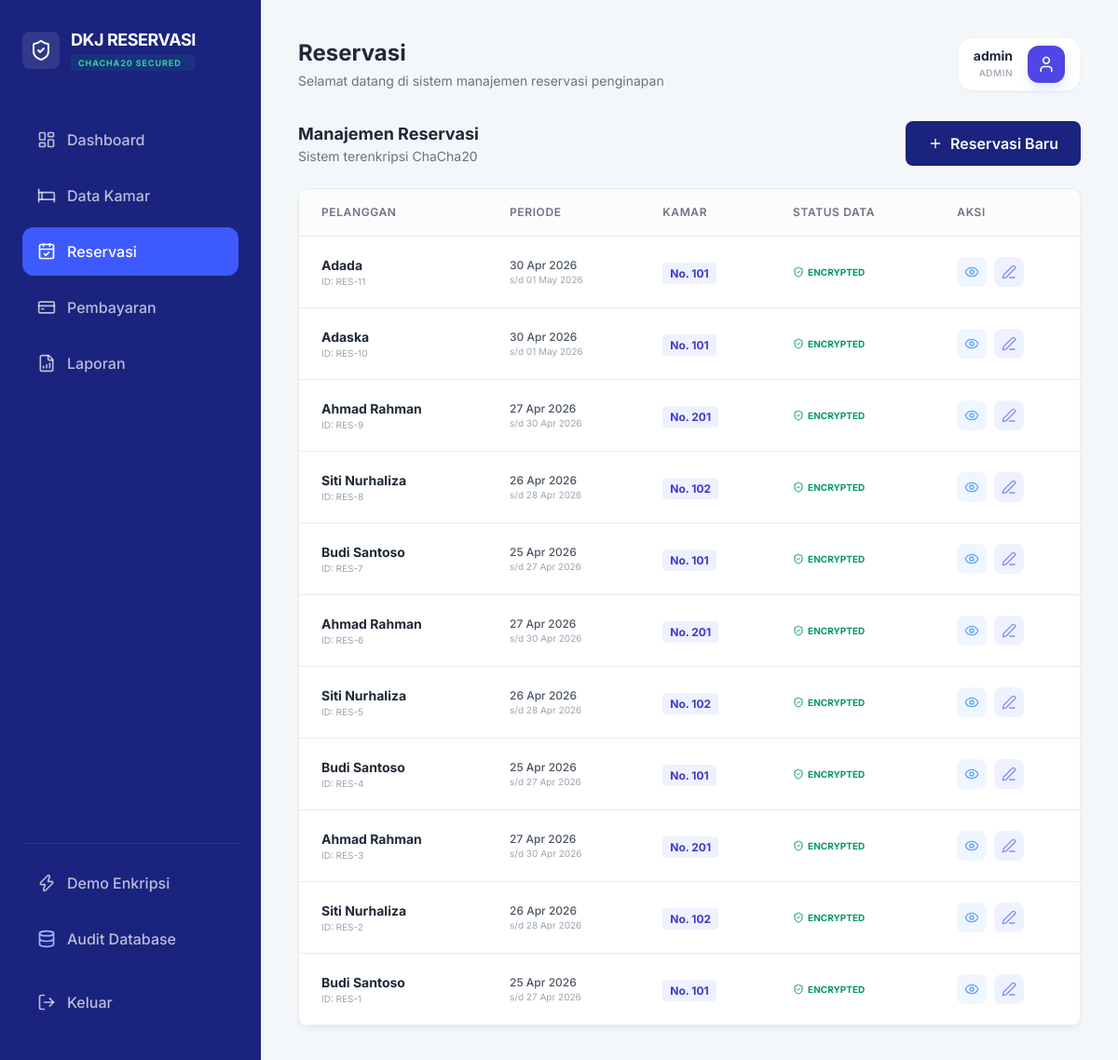
Page /dashboard.php?page=reservations (signed in) on the earlier database version.
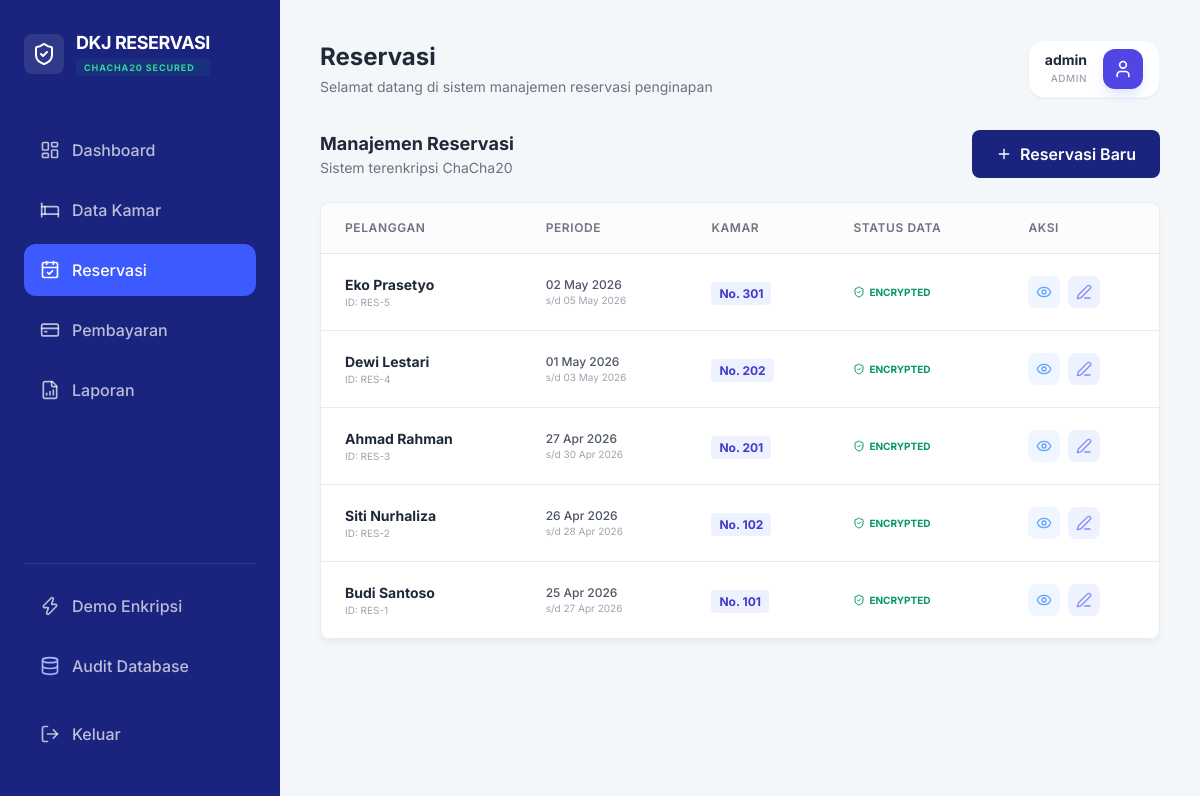
Same page on the later database version.
### tables this page shows
CREATE TABLE reservations (
        id INTEGER PRIMARY KEY AUTOINCREMENT,
        customer_name TEXT,
        phone TEXT,
        email TEXT,
        address TEXT,
        check_in DATE,
        check_out DATE,
        notes TEXT,
        room_id INTEGER,
        status TEXT DEFAULT 'pending',
        FOREIGN KEY(room_id) REFERENCES rooms(id)
    );

CREATE TABLE rooms (
        id INTEGER PRIMARY KEY AUTOINCREMENT,
        room_number TEXT UNIQUE,
        type TEXT,
        price INTEGER,
        status TEXT DEFAULT 'available'
    );

### helpers/security_helper.php (called while the page is built, shortened)
<?php
class SecurityHelper {
    public static function generateKey() {
        $seed = SERVER_SEED . MASTER_SECRET;
        return hash('sha256', $seed, true);
    }
    public static function decrypt($base64_data) {
        if (empty($base64_data)) return "";
        $decoded = base64_decode($base64_data);
        $key = self::generateKey();
        if (function_exists('sodium_crypto_stream_chacha20_xor')) {
            $nonce_len = 8;
            if (strlen($decoded) < $nonce_len) return "[Error]";
            $nonce = substr($decoded, 0, $nonce_len);
            $ciphertext = substr($decoded, $nonce_len);
            return sodium_crypto_stream_chacha20_xor($ciphertext, $nonce, $key);
        } else {
            $nonce_len = 16;
            $nonce = substr($decoded, 0, $nonce_len);
            $ciphertext = substr($decoded, $nonce_len);
            return openssl_decrypt($ciphertext, 'chacha20', $key, OPENSSL_RAW_DATA, $nonce);
        }
    }
}
?>

### modules/reservations.php (the view, shortened to what this page needs)
<?php
$reservations = $db->query("SELECT r.*, rm.room_number, rm.type as room_type FROM reservations r JOIN rooms rm ON r.room_id = rm.id ORDER BY r.id DESC")->fetchAll(PDO::FETCH_ASSOC);
?>
<div class="flex justify-between items-center mb-6">
    <div>
        <h3 class="text-lg font-bold text-gray-800">Manajemen Reservasi</h3>
        <p class="text-sm text-gray-500">Sistem terenkripsi ChaCha20</p>
    </div>
    <button onclick="openResModal()" class="btn-primary flex items-center gap-2">
        <i data-lucide="plus" class="w-4 h-4"></i> Reservasi Baru
    </button>
</div>
<div class="card p-0 overflow-hidden">
    <div class="table-container border-none">
        <table>
            <thead>
                <tr>
                    <th>Pelanggan</th>
                    <th>Periode</th>
                    <th>Kamar</th>
                    <th>Status Data</th>
                    <th>Aksi</th>
                </tr>
            </thead>
            <tbody>
                <?php foreach ($reservations as $res): ?>
                <tr>
                    <td>
                        <div class="font-bold text-gray-800"><?= htmlspecialchars($res['customer_name']) ?></div>
                        <div class="text-[10px] text-gray-400">ID: RES-<?= $res['id'] ?></div>
                    </td>
                    <td class="text-gray-600">
                        <div class="text-xs font-medium"><?= date('d M Y', strtotime($res['check_in'])) ?></div>
                        <div class="text-[10px] text-gray-400">s/d <?= date('d M Y', strtotime($res['check_out'])) ?></div>
                    </td>
                    <td>
                        <span class="px-2 py-1 bg-indigo-50 text-indigo-700 rounded text-xs font-bold">No. <?= $res['room_number'] ?></span>
                    </td>
                    <td>
                        <div class="flex items-center gap-1 text-emerald-600 text-[10px] font-bold">
                            <i data-lucide="shield-check" class="w-3 h-3"></i> ENCRYPTED
                        </div>
                    </td>
                    <td>
                        <div class="flex items-center gap-2">
                            <button onclick='viewDetail(<?= json_encode($res) ?>, <?= json_encode([
                                "phone" => SecurityHelper::decrypt($res["phone"]),
                                "email" => SecurityHelper::decrypt($res["email"]),
                                "address" => SecurityHelper::decrypt($res["address"]),
                                "notes" => SecurityHelper::decrypt($res["notes"])
                            ]) ?>)' class="p-2 text-blue-400 hover:text-blue-600 bg-blue-50 rounded-lg">
                                <i data-lucide="eye" class="w-4 h-4"></i>
                            </button>
                            <button onclick='editRes(<?= json_encode($res) ?>, <?= json_encode([
                                "phone" => SecurityHelper::decrypt($res["phone"]),
                                "email" => SecurityHelper::decrypt($res["email"]),
                                "address" => SecurityHelper::decrypt($res["address"]),
                                "notes" => SecurityHelper::decrypt($res["notes"])
                            ]) ?>)' class="p-2 text-indigo-400 hover:text-indigo-600 bg-indigo-50 rounded-lg">
                                <i data-lucide="edit-3" class="w-4 h-4"></i>
                            </button>
                        </div>
                    </td>
                </tr>
                <?php endforeach; ?>
            </tbody>
        </table>
    </div>
</div>

### dashboard.php (shortened to what this page needs)
<?php
require_once 'helpers/security_helper.php';
$page = $_GET['page'] ?? 'stats';
function is_active($p, $current) {
    return $p === $current ? 'active' : '';
}
?>
<!DOCTYPE html>
<html lang="id">
<head>
    <script src="https://cdn.tailwindcss.com"></script>
    <link rel="stylesheet" href="assets/css/style.css">
</head>
<body class="bg-[#f4f7fa]">
    <div class="flex">
        <aside class="sidebar h-screen fixed">
            <div class="sidebar-brand text-white">
                <div class="flex items-center gap-3">
                    <div class="p-2 bg-white/10 rounded-lg">
                        <i data-lucide="shield-check" class="w-6 h-6 text-white"></i>
                    </div>
                    <div class="flex flex-col">
                        <span class="text-lg font-bold leading-tight tracking-tight">DKJ RESERVASI</span>
                        <span class="text-[9px] font-bold text-emerald-400 uppercase tracking-widest bg-emerald-500/10 px-2 py-0.5 rounded mt-1">ChaCha20 Secured</span>
                    </div>
                </div>
            </div>
            <ul class="sidebar-menu flex-1 overflow-y-auto">
                <li>
                    <a href="?page=stats" class="<?= is_active('stats', $page) ?>">
                        <i data-lucide="layout-dashboard" class="w-5 h-5"></i> Dashboard
                    </a>
                </li>
                <li>
                    <a href="?page=rooms" class="<?= is_active('rooms', $page) ?>">
                        <i data-lucide="bed" class="w-5 h-5"></i> Data Kamar
                    </a>
                </li>
                <li>
                    <a href="?page=reservations" class="<?= is_active('reservations', $page) ?>">
                        <i data-lucide="calendar-check" class="w-5 h-5"></i> Reservasi
                    </a>
                </li>
                <li>
                    <a href="?page=payments" class="<?= is_active('payments', $page) ?>">
                        <i data-lucide="credit-card" class="w-5 h-5"></i> Pembayaran
                    </a>
                </li>
                <li>
                    <a href="?page=reports" class="<?= is_active('reports', $page) ?>">
                        <i data-lucide="file-bar-chart" class="w-5 h-5"></i> Laporan
                    </a>
                </li>
            </ul>
            <div class="mt-auto pt-4 border-t border-white/10">
                <ul class="sidebar-menu">
                    <li>
                        <a href="?page=demo" class="<?= is_active('demo', $page) ?>">
                            <i data-lucide="zap" class="w-5 h-5"></i> Demo Enkripsi
                        </a>
                    </li>
                    <li>
                        <a href="?page=audit_db" class="<?= is_active('audit_db', $page) ?>">
                            <i data-lucide="database" class="w-5 h-5 text-indigo-300"></i> Audit Database
                        </a>
                    </li>
                    <li class="mt-4">
                        <a href="?page=logout" class="text-red-300 hover:bg-red-500/20 hover:text-red-200">
                            <i data-lucide="log-out" class="w-5 h-5"></i> Keluar
                        </a>
                    </li>
                </ul>
            </div>
        </aside>
        <main class="main-wrapper flex-1">
            <header class="flex justify-between items-center mb-8">
                <div>
                    <h1 class="text-2xl font-bold text-gray-800">
                        <?php
                        $titles = [
                            'stats' => 'Dashboard',
                            'rooms' => 'Data Kamar',
                            'reservations' => 'Reservasi',
                            'payments' => 'Pembayaran',
                            'reports' => 'Laporan',
                            'demo' => 'Demo ChaCha20',
                            'audit_db' => 'Audit Database SQLite'
                        ];
                        echo $titles[$page] ?? 'Dashboard';
                        ?>
                    </h1>
                    <p class="text-gray-500 text-sm mt-1">
                        Selamat datang di sistem manajemen reservasi penginapan
                    </p>
                </div>
                <div class="flex items-center gap-4 bg-white px-4 py-2 rounded-2xl shadow-sm border border-gray-100">
                    <div class="flex flex-col text-right">
                        <span class="text-sm font-bold text-gray-800 leading-none"><?= $_SESSION['username'] ?></span>
                        <span class="text-[10px] text-gray-400 font-medium uppercase mt-1 tracking-wider"><?= $_SESSION['role'] ?></span>
                    </div>
                    <div class="w-10 h-10 rounded-xl bg-indigo-600 flex items-center justify-center shadow-lg shadow-indigo-100">
                        <i data-lucide="user" class="w-5 h-5 text-white"></i>
                    </div>
                </div>
            </header>
            <div class="content-body animate-in fade-in slide-in-from-bottom-4 duration-500">
                <?php
                $module_path = "modules/$page.php";
                if (file_exists($module_path)) {
                    include $module_path;
                } else {
                    include "modules/stats.php";
                }
                ?>
            </div>
        </main>
    </div>
</body>
</html>

### assets/css/style.css (style rules this page uses)
:root { --font-size: 16px; --background: #ffffff; --foreground: #030213; --card: #ffffff; --card-foreground: #030213; --primary: #030213; --primary-foreground: #ffffff; --secondary: #f8f9fa; --secondary-foreground: #030213; --muted: #ececf0; --muted-foreground: #717182; --accent: #e9ebef; --accent-foreground: #030213; --destructive: #d4183d; --border: rgba(0, 0, 0, 0.08); --input-background: #f3f3f5; --radius: 0.625rem; --blue-soft: #3b82f6; --green-soft: #10b981; --purple-soft: #8b5cf6; --orange-soft: #f59e0b; }
* { margin: 0; padding: 0; box-sizing: border-box; font-family: 'Inter', sans-serif; }
body { background-color: #f4f7fa; color: var(--foreground); font-size: var(--font-size); }
.sidebar { width: 280px; background-color: #1a237e; color: white; position: fixed; height: 100vh; padding: 2rem 1.5rem; z-index: 100; display: flex; flex-direction: column; }
.sidebar-brand { font-size: 1.5rem; font-weight: 700; margin-bottom: 3rem; display: block; }
.sidebar-menu { list-style: none; }
.sidebar-menu li { margin-bottom: 0.5rem; }
.sidebar-menu a { display: flex; align-items: center; gap: 12px; padding: 0.875rem 1rem; color: rgba(255,255,255,0.7); text-decoration: none; border-radius: 0.75rem; font-weight: 500; transition: all 0.2s; }
.sidebar-menu a:hover, .sidebar-menu a.active { background-color: #303f9f; color: white; }
.sidebar-menu a.active { background-color: #3d5afe; }
.main-wrapper { margin-left: 280px; padding: 2.5rem; }
.card { background: var(--card); border-radius: var(--radius); padding: 1.5rem; border: 1px solid var(--border); box-shadow: 0 4px 6px -1px rgba(0, 0, 0, 0.05); }
.table-container { background: white; border-radius: var(--radius); overflow: hidden; border: 1px solid var(--border); }
table { width: 100%; border-collapse: collapse; }
th { background: #fcfcfd; padding: 1rem 1.5rem; text-align: left; font-size: 0.75rem; font-weight: 600; color: var(--muted-foreground); text-transform: uppercase; letter-spacing: 0.05em; border-bottom: 1px solid var(--border); }
td { padding: 1.25rem 1.5rem; border-bottom: 1px solid var(--border); font-size: 0.875rem; }
.btn-primary { background: #1a237e; color: white; padding: 0.75rem 1.5rem; border-radius: 0.5rem; font-weight: 600; border: none; cursor: pointer; }

Differences in the rows shown:
removed reservations: customer_name "Adada", id "11", check_in "30 Apr 2026", check_out "01 May 2026", room.room_number "101"
removed reservations: customer_name "Adaska", id "10", check_in "30 Apr 2026", check_out "01 May 2026", room.room_number "101"
removed reservations: customer_name "Ahmad Rahman", id "9", check_in "27 Apr 2026", check_out "30 Apr 2026", room.room_number "201"
removed reservations: customer_name "Siti Nurhaliza", id "8", check_in "26 Apr 2026", check_out "28 Apr 2026", room.room_number "102"
removed reservations: customer_name "Budi Santoso", id "7", check_in "25 Apr 2026", check_out "27 Apr 2026", room.room_number "101"
removed reservations: customer_name "Ahmad Rahman", id "6", check_in "27 Apr 2026", check_out "30 Apr 2026", room.room_number "201"
changed reservations id 5: customer_name "Siti Nurhaliza" → "Eko Prasetyo"; check_in "26 Apr 2026" → "02 May 2026"; check_out "28 Apr 2026" → "05 May 2026"; room.room_number "102" → "301"
changed reservations id 4: customer_name "Budi Santoso" → "Dewi Lestari"; check_in "25 Apr 2026" → "01 May 2026"; check_out "27 Apr 2026" → "03 May 2026"; room.room_number "101" → "202"
